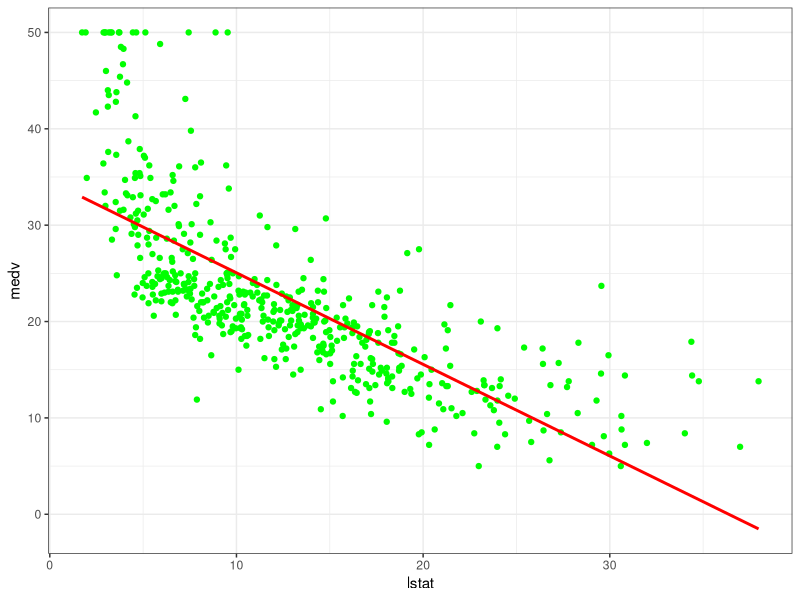

This chart was generated by the following R code: (Note: this script raises an error after producing the figure.)
## ---- chunk 1
library(MASS)
attach(Boston)
modelo<-lm(medv~lstat)
summary(modelo)

library(ggplot2)
grafico1<-ggplot(Boston,aes(lstat,medv))+
geom_point(colour="green")+
geom_smooth(method="lm",se=F,colour="red")+
theme_bw()
plot(grafico1)


## ---- chunk 2
x1=cov(medv,lstat)/var(lstat)
x2=mean(medv)-x1*mean(lstat)
#Recta de regresion=x1*lstat+x2   ->-0.95*lstat+34.55

#Precision del modelo
library(stats)
modelo<-lm(medv~lstat)
n=length(lstat)
SCT=sum((medv-mean(medv))^2)
SCR=sum(residuals(modelo)^2)
R2=(SCT-SCR)/SCT
#El R^2 es 0,54
R2

## ---- chunk 3
library(stats)
modelo<-lm(medv~lstat)
prediccion <- predict(modelo, newdata = nuevo_lstat)


## ---- chunk 4
modelo<-lm(medv~age+black+chas+crim+dis+indus+lstat+nox+ptratio+rad+rm+tax+zn)
summary(modelo)
#age chas crim  indus  tax tienen el p valor mas alto las elimino


modelo<-lm(medv~black+dis+lstat+nox+ptratio+rad+rm+zn)
summary(modelo)
#elimino rad y zn
modelo<-lm(medv~black+dis+lstat+nox+ptratio+rm)
summary(modelo)
#elimino black
modelo<-lm(medv~dis+lstat+nox+ptratio+rm)
summary(modelo)

## ---- chunk 5
library(MASS)
attach(Boston)
library(psych)
pairs(medv~dis+lstat+nox+ptratio+rm,main="Matriz de dispersion mejorada")
pairs(medv~age+black+chas+crim+dis+indus+nox+ptratio+rad+rm+tax+zn,main="Matriz de dispersión sin mejora")
#se nota una clara mejora en los valores que toman los ejes y en el pvalor de cada variable



library(MASS)
attach(Boston)
modelo <- lm(medv ~ ., data = Boston)
summary(modelo)
#R² de 0.741
modelo1 <- lm(medv ~ rm + ptratio + black + lstat + tax, data = Boston)
summary(modelo1)
#R² de 0.716
#la diferencia entre los R² no es significativa
#Pero el modelo que tiene todas las variables tiene un mejor ajuste y es mas preciso
#Entonces se aprecia diferencia pero es mas ajustado usar todas las variables


## ---- chunk 6
library(MASS)
attach(Boston)
modelo1 <- lm(medv ~ rm + ptratio + black + lstat + tax)
res<-residuals(modelo1)
shapiro.test(res)
#Como Pvalor es < que alfa =aceptamos hipótesis alternativa H1
#el modelo no es consistente

t.test(res)
#como el 0 esta dentro del intervalo aceptamos que la media de los errores es 0 se cumple H0 y como el p valor esta grande rechazamos H1

#Residuos homocedasticos
bptest(modelo1,data=Boston)

#independencia del modelo
dwtest(modelo1,data=Boston)
